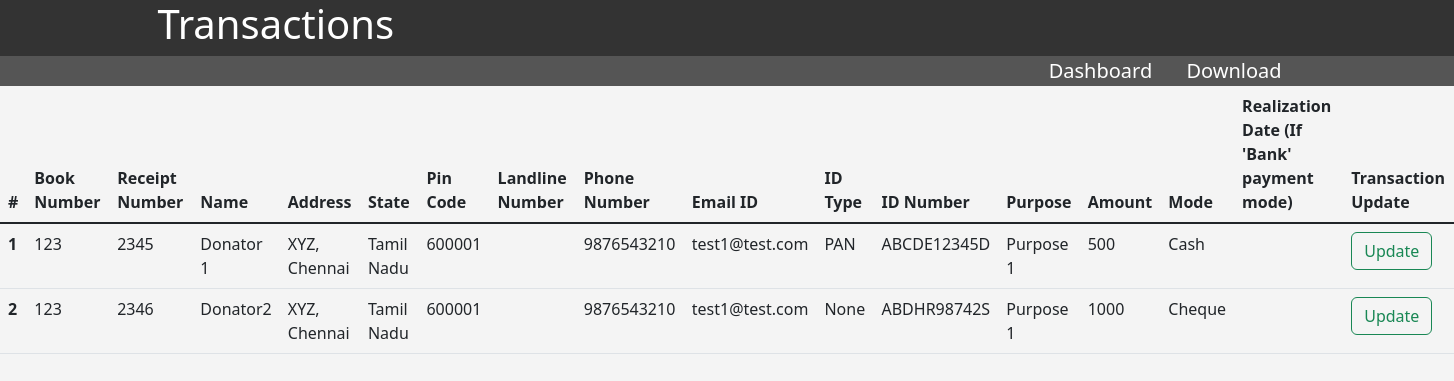
The app's page /3/checkData, older data.
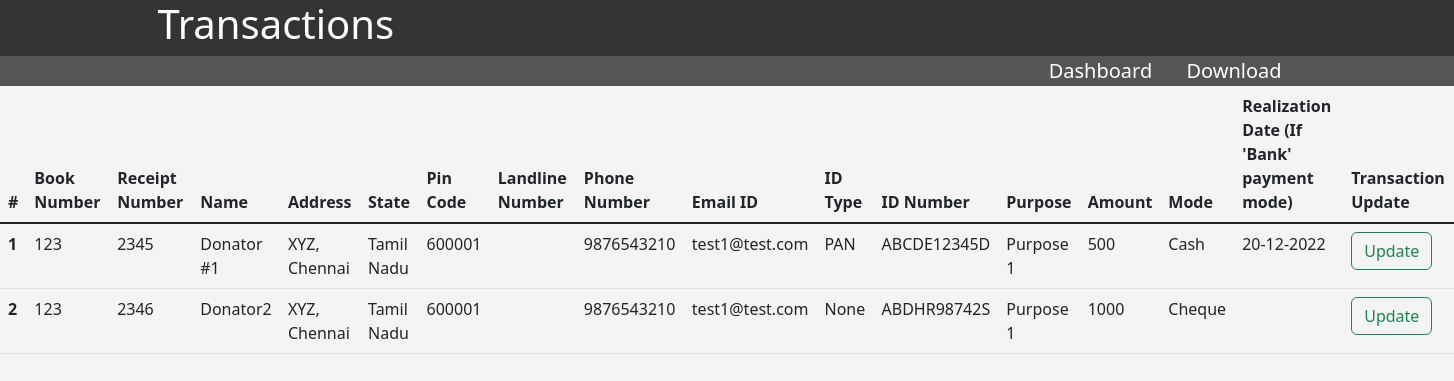
The same page, newer data.
### application/models.py (models this page shows)
class Receipt(db.Model):
    __tablename__ = "receipt"
    rid = db.Column(db.Integer, primary_key = True, autoincrement = True)
    org_id = db.Column(db.Integer)
    receipt_date = db.Column(db.String)
    book_no = db.Column(db.Integer)
    receipt_no = db.Column(db.Integer)
    name = db.Column(db.String)
    address = db.Column(db.String)
    state = db.Column(db.String)
    pincode = db.Column(db.Integer)
    landline = db.Column(db.Integer)
    phoneno = db.Column(db.Integer)
    email = db.Column(db.String)
    id_type = db.Column(db.String)
    panid = db.Column(db.String)
    purpose = db.Column(db.String)
    amount = db.Column(db.Integer)
    mode = db.Column(db.String)
    realization_date = db.Column(db.String)

### application/controllers.py (the view)
@app.route("/<int:org_id>/checkData")
def transactions(org_id):
    receipts = Receipt.query.filter_by(org_id = org_id).all()
    return render_template("allData.html", receipts = receipts, org_id = org_id)

### templates/allData.html (shortened to what this page needs)
<!DOCTYPE html>
<html lang="en">
<head>
    <link href="https://cdn.jsdelivr.net/npm/bootstrap@5.2.0/dist/css/bootstrap.min.css" rel="stylesheet">
    <link rel = "stylesheet" type="text/css" href = "/static/css/style.css">
</head>
<body>
    <header id ="main-header">
        <div class = "container">
            <h1>Transactions</h1>
        </div>
    </header>
    <nav id = "navbar">
        <div class="container">
            <li><a href ="/Organization/{{ org_id }}">Dashboard</a></li>
            <li><a href ="/download/{{ org_id }}">Download</a></li>
        </div>
    </nav>
      <table class="table">
          <thead>
            <tr>
              <th scope="col">#</th>
              <th scope="col">Book Number</th>
              <th scope="col">Receipt Number</th>
              <th scope="col">Name</th>
              <th scope="col">Address</th>
              <th scope="col">State</th>
              <th scope="col">Pin Code</th>
              <th scope="col">Landline Number</th>
              <th scope="col">Phone Number</th>
              <th scope="col">Email ID</th>
              <th scope="col">ID Type</th>
              <th scope="col">ID Number</th>
              <th scope="col">Purpose</th>
              <th scope="col">Amount</th>
              <th scope="col">Mode</th>
              <th scope="col">Realization Date (If 'Bank' payment mode)</th>
              <th scope="col">Transaction Update</th>
            </tr>
          </thead>
          <tbody class="table-group-divider">
            {% for receipt in receipts %}
            <tr>
              <th scope="row">{{ loop.index }}</th>
              <td>{{receipt.book_no}}</td>
              <td>{{receipt.receipt_no}}</td>
              <td>{{receipt.name}}</td>
              <td>{{receipt.address}}</td>
              <td>{{receipt.state}}</td>
              <td>{{receipt.pincode}}</td>
              <td>{{receipt.landline}}</td>
              <td>{{receipt.phoneno}}</td>
              <td>{{receipt.email}}</td>
              <td>{{receipt.id_type}}</td>
              <td>{{receipt.panid}}</td>
              <td>{{receipt.purpose}}</td>
              <td>{{receipt.amount}}</td>
              <td>{{receipt.mode}}</td>
              <td>{{receipt.realization_date}}</td>
              <td><a href = "/updateReceipt/{{ receipt.rid }}/"><button type="button" class="btn btn-outline-success">Update</button></a></td>
            </tr>
            {% endfor %}
          </tbody>
        </table>
</body>
</html>

Row changes from the older to the newer data that the page shows:
changed Receipt "PAN": name "Donator 1" → "Donator #1"; realization_date (not shown) → "20-12-2022"
